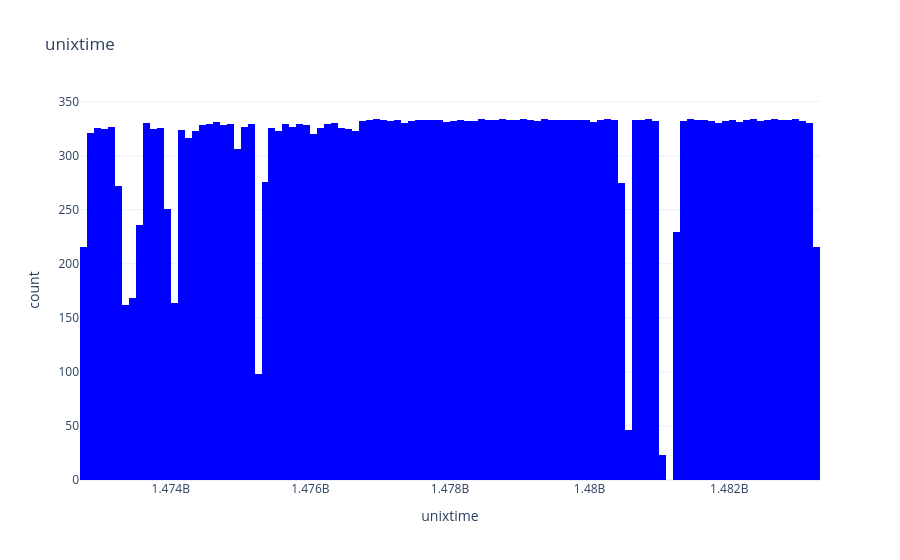
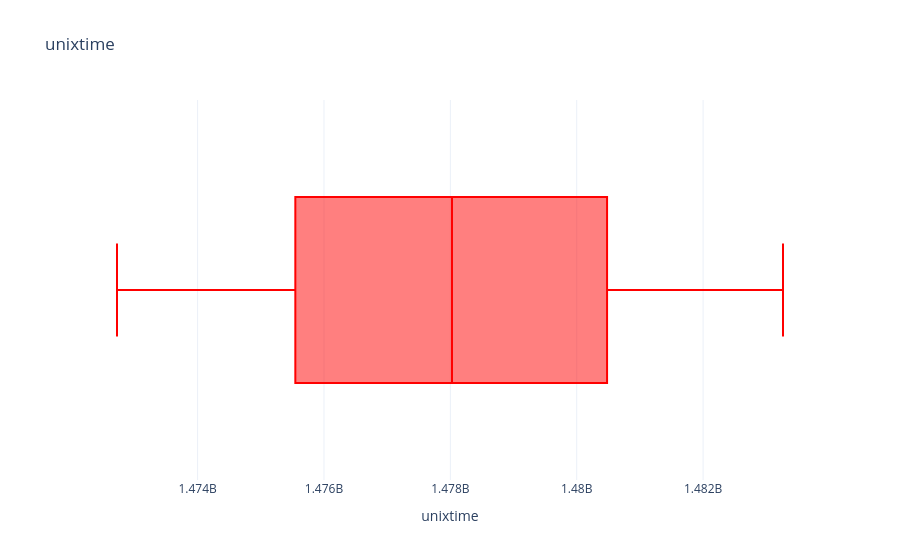
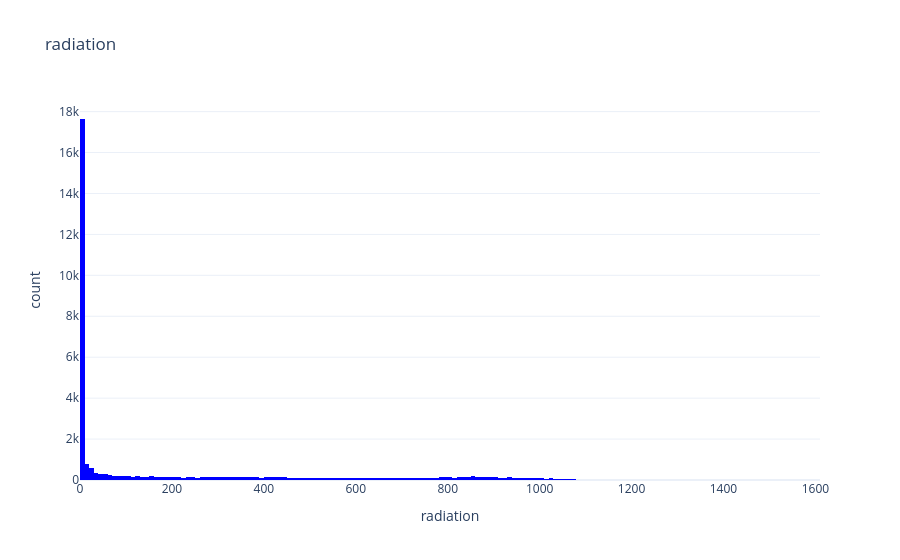
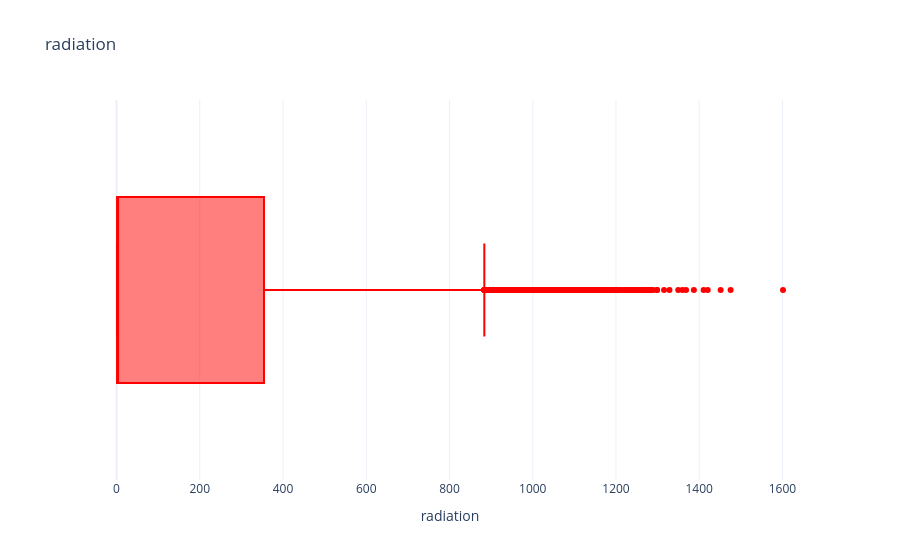

The notebook cell saved with these charts, in order:
### Code cell
## visualize the distribution of numerical columns using histogram and box plot
for col in num_cols:
    px.histogram(data_frame=df, x=col, title=col,color_discrete_sequence=['blue']).show()
    px.box(data_frame=df, x=col, title=col,color_discrete_sequence=['red']).show()

### Figure 1 — Plotly figure (JSON) as saved in the notebook; plotly's stock layout.template omitted (floating-point values rounded to 4 significant figures; data arrays with more than 128 entries replaced by an {"elided": "..."} marker saying what was removed)
{"data": [{"bingroup": "x", "hovertemplate": "unixtime=%{x}<br>count=%{y}<extra></extra>", "legendgroup": "", "marker": {"color": "blue", "pattern": {"shape": ""}}, "name": "", "orientation": "v", "showlegend": false, "type": "histogram", "x": {"elided": "32686 int values"}, "xaxis": "x", "yaxis": "y"}], "layout": {"barmode": "relative", "legend": {"tracegroupgap": 0}, "title": {"text": "unixtime"}, "xaxis": {"anchor": "y", "domain": [0, 1], "title": {"text": "unixtime"}}, "yaxis": {"anchor": "x", "domain": [0, 1], "title": {"text": "count"}}}}

### Figure 2 — Plotly figure (JSON) as saved in the notebook; plotly's stock layout.template omitted (floating-point values rounded to 4 significant figures; data arrays with more than 128 entries replaced by an {"elided": "..."} marker saying what was removed)
{"data": [{"alignmentgroup": "True", "hovertemplate": "unixtime=%{x}<extra></extra>", "legendgroup": "", "marker": {"color": "red"}, "name": "", "notched": false, "offsetgroup": "", "orientation": "h", "showlegend": false, "type": "box", "x": {"elided": "32686 int values"}, "x0": " ", "xaxis": "x", "y0": " ", "yaxis": "y"}], "layout": {"boxmode": "group", "legend": {"tracegroupgap": 0}, "title": {"text": "unixtime"}, "xaxis": {"anchor": "y", "domain": [0, 1], "title": {"text": "unixtime"}}, "yaxis": {"anchor": "x", "domain": [0, 1]}}}

### Figure 3 — Plotly figure (JSON) as saved in the notebook; plotly's stock layout.template omitted (floating-point values rounded to 4 significant figures; data arrays with more than 128 entries replaced by an {"elided": "..."} marker saying what was removed)
{"data": [{"bingroup": "x", "hovertemplate": "radiation=%{x}<br>count=%{y}<extra></extra>", "legendgroup": "", "marker": {"color": "blue", "pattern": {"shape": ""}}, "name": "", "orientation": "v", "showlegend": false, "type": "histogram", "x": {"elided": "32686 float values"}, "xaxis": "x", "yaxis": "y"}], "layout": {"barmode": "relative", "legend": {"tracegroupgap": 0}, "title": {"text": "radiation"}, "xaxis": {"anchor": "y", "domain": [0, 1], "title": {"text": "radiation"}}, "yaxis": {"anchor": "x", "domain": [0, 1], "title": {"text": "count"}}}}

### Figure 4 — Plotly figure (JSON) as saved in the notebook; plotly's stock layout.template omitted (floating-point values rounded to 4 significant figures; data arrays with more than 128 entries replaced by an {"elided": "..."} marker saying what was removed)
{"data": [{"alignmentgroup": "True", "hovertemplate": "radiation=%{x}<extra></extra>", "legendgroup": "", "marker": {"color": "red"}, "name": "", "notched": false, "offsetgroup": "", "orientation": "h", "showlegend": false, "type": "box", "x": {"elided": "32686 float values"}, "x0": " ", "xaxis": "x", "y0": " ", "yaxis": "y"}], "layout": {"boxmode": "group", "legend": {"tracegroupgap": 0}, "title": {"text": "radiation"}, "xaxis": {"anchor": "y", "domain": [0, 1], "title": {"text": "radiation"}}, "yaxis": {"anchor": "x", "domain": [0, 1]}}}
